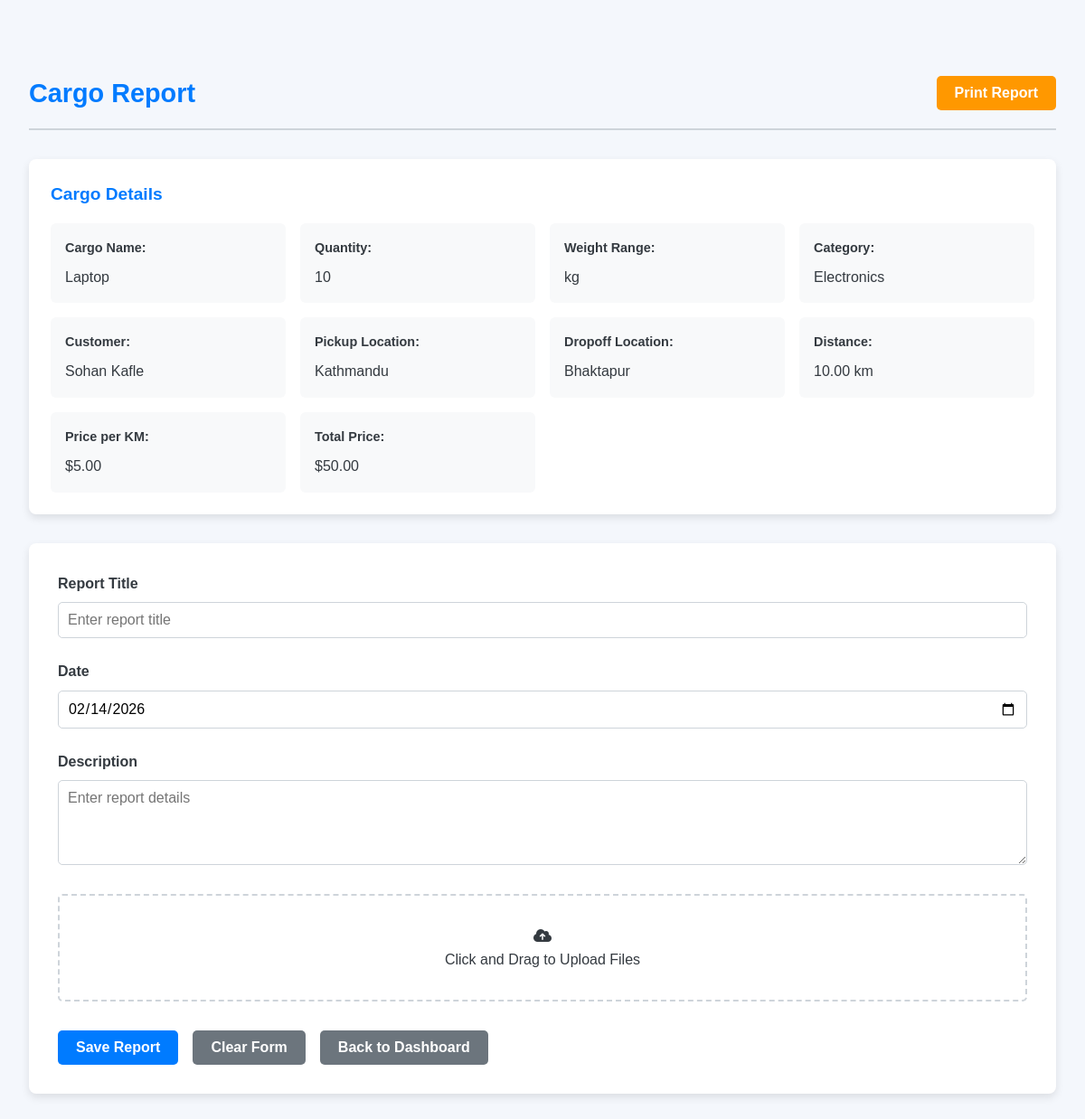
/report.php?id=1 (signed in), run on the app's committed database.
### tables this page shows
CREATE TABLE cargo_items (
    cargo_id INT AUTO_INCREMENT PRIMARY KEY,
    name VARCHAR(255) NOT NULL,
    quantity INT NOT NULL,
    price DECIMAL(10, 2) NOT NULL,
    category_id INT NOT NULL,
    customer_id INT NOT NULL,
    pickup_location_id INT NOT NULL,
    dropoff_location_id INT NOT NULL,
    distance DECIMAL(10, 2) NOT NULL,
    price_per_km DECIMAL(10, 2) NOT NULL,
    total_price DECIMAL(10, 2) GENERATED ALWAYS AS (distance * price_per_km) STORED,
    user_id INT NOT NULL,
    created_at TIMESTAMP DEFAULT CURRENT_TIMESTAMP,
    FOREIGN KEY (category_id) REFERENCES categories(category_id),
    FOREIGN KEY (customer_id) REFERENCES customers(customer_id),
    FOREIGN KEY (pickup_location_id) REFERENCES locations(location_id),
    FOREIGN KEY (dropoff_location_id) REFERENCES locations(location_id),
    FOREIGN KEY (user_id) REFERENCES users(user_id)
);

CREATE TABLE categories (
    category_id INT AUTO_INCREMENT PRIMARY KEY,
    category_name VARCHAR(100) NOT NULL UNIQUE
);

CREATE TABLE customers (
    customer_id INT AUTO_INCREMENT PRIMARY KEY,
    name VARCHAR(100) NOT NULL,
    address TEXT NOT NULL
);

CREATE TABLE locations (
    location_id INT AUTO_INCREMENT PRIMARY KEY,
    location_name VARCHAR(255) NOT NULL UNIQUE
);

### report.php (the view, shortened to what this page needs)
<?php
require_once 'config.php';
$cargo_id = isset($_GET['id']) ? (int)$_GET['id'] : 0;
$cargo_query = "SELECT
    c.cargo_id,
    c.name,
    c.quantity,
    c.weight_range,
    cat.category_name,
    cust.name AS customer_name,
    l1.location_name AS pickup_location,
    l2.location_name AS dropoff_location,
    c.distance,
    c.price_per_km,
    c.total_price,
    c.created_at
FROM cargo_items c
JOIN categories cat ON c.category_id = cat.category_id
JOIN customers cust ON c.customer_id = cust.customer_id
JOIN locations l1 ON c.pickup_location_id = l1.location_id
JOIN locations l2 ON c.dropoff_location_id = l2.location_id
WHERE c.cargo_id = ?";
$stmt = mysqli_prepare($conn, $cargo_query);
mysqli_stmt_bind_param($stmt, "i", $cargo_id);
if (!mysqli_stmt_execute($stmt)) {
    die("Error executing statement: " . mysqli_stmt_error($stmt));
}
$result = mysqli_stmt_get_result($stmt);
$cargo = mysqli_fetch_assoc($result);
?>
<!DOCTYPE html>
<html lang="en">
<head>
    <link rel="stylesheet" href="https://cdnjs.cloudflare.com/ajax/libs/font-awesome/6.0.0/css/all.min.css">
</head>
<body>
    <div class="container">
        <div class="section-header">
            <h2 class="section-title">Cargo Report</h2>
            <button class="btn btn-print" onclick="printReport()">Print Report</button>
        </div>
        <?php if ($cargo): ?>
        <div class="cargo-details">
            <h3>Cargo Details</h3>
            <div class="details-grid">
                <div class="detail-item">
                    <label>Cargo Name:</label>
                    <span><?php echo htmlspecialchars($cargo['name']); ?></span>
                </div>
                <div class="detail-item">
                    <label>Quantity:</label>
                    <span><?php echo htmlspecialchars($cargo['quantity']); ?></span>
                </div>
                <div class="detail-item">
                    <label>Weight Range:</label>
                    <span><?php echo htmlspecialchars($cargo['weight_range']); ?> kg</span>
                </div>
                <div class="detail-item">
                    <label>Category:</label>
                    <span><?php echo htmlspecialchars($cargo['category_name']); ?></span>
                </div>
                <div class="detail-item">
                    <label>Customer:</label>
                    <span><?php echo htmlspecialchars($cargo['customer_name']); ?></span>
                </div>
                <div class="detail-item">
                    <label>Pickup Location:</label>
                    <span><?php echo htmlspecialchars($cargo['pickup_location']); ?></span>
                </div>
                <div class="detail-item">
                    <label>Dropoff Location:</label>
                    <span><?php echo htmlspecialchars($cargo['dropoff_location']); ?></span>
                </div>
                <div class="detail-item">
                    <label>Distance:</label>
                    <span><?php echo htmlspecialchars($cargo['distance']); ?> km</span>
                </div>
                <div class="detail-item">
                    <label>Price per KM:</label>
                    <span>$<?php echo htmlspecialchars(number_format($cargo['price_per_km'], 2)); ?></span>
                </div>
                <div class="detail-item">
                    <label>Total Price:</label>
                    <span>$<?php echo htmlspecialchars(number_format($cargo['total_price'], 2)); ?></span>
                </div>
            </div>
        </div>
        <?php endif; ?>
        <div class="report-form">
            <form id="reportForm" action="process_report.php" method="POST" onsubmit="return validateForm()">
                <div class="form-group">
                    <label class="form-label">Report Title</label>
                    <input type="text" class="form-control" name="title" placeholder="Enter report title" required>
                </div>
                <div class="form-group">
                    <label class="form-label">Date</label>
                    <input type="date" class="form-control" name="date" required>
                </div>
                <div class="form-group">
                    <label class="form-label">Description</label>
                    <textarea class="form-control" name="description" rows="4" placeholder="Enter report details" required></textarea>
                </div>
                <div class="attachment-area no-print" onclick="document.getElementById('fileInput').click()">
                    <i class="fas fa-cloud-upload-alt"></i>
                    <p>Click and Drag to Upload Files</p>
                </div>
                <div class="btn-group no-print">
                    <button type="submit" class="btn btn-primary">Save Report</button>
                    <button type="button" class="btn btn-secondary" onclick="clearForm()">Clear Form</button>
                    <button type="button" class="btn btn-secondary" onclick="goToDashboard()">Back to Dashboard</button>
                </div>
            </form>
        </div>
    </div>
</body>
</html>

### report.php (style rules this page uses)
:root { --primary-color: #007bff; --secondary-color: #ff9800; --background-color: #f4f7fc; --text-color: #343a40; --border-color: #ced4da; --box-shadow: 0 4px 10px rgba(0, 0, 0, 0.1); --transition-speed: 0.3s; }
* { margin: 0; padding: 0; box-sizing: border-box; font-family: 'Poppins', sans-serif; }
body { background-color: var(--background-color); color: var(--text-color); line-height: 1.6; }
.container { max-width: 1200px; margin: 3rem auto; padding: 2rem; }
.cargo-details { background: white; border-radius: 8px; padding: 1.5rem; margin-bottom: 2rem; box-shadow: var(--box-shadow); }
.cargo-details h3 { color: var(--primary-color); margin-bottom: 1rem; font-size: 1.2rem; }
.details-grid { display: grid; grid-template-columns: repeat(auto-fit, minmax(250px, 1fr)); gap: 1rem; }
.detail-item { display: flex; flex-direction: column; gap: 0.5rem; padding: 1rem; background: #f8f9fa; border-radius: 6px; }
.detail-item label { font-weight: 600; color: var(--text-color); font-size: 0.9rem; }
.detail-item span { color: var(--text-color); font-size: 1rem; }
.section-header { display: flex; justify-content: space-between; align-items: center; margin-bottom: 2rem; padding-bottom: 1rem; border-bottom: 2px solid var(--border-color); }
.section-title { font-size: 1.8rem; color: var(--primary-color); font-weight: bold; }
.report-form { background: white; padding: 2rem; border-radius: 8px; box-shadow: var(--box-shadow); }
.form-group { margin-bottom: 1.5rem; }
.form-label { display: block; margin-bottom: 0.5rem; font-weight: 600; color: var(--text-color); }
.form-control { width: 100%; padding: 10px; border: 1px solid var(--border-color); border-radius: 5px; font-size: 1rem; transition: var(--transition-speed); }
.btn-group { display: flex; gap: 1rem; margin-top: 2rem; }
.btn { padding: 10px 20px; border-radius: 5px; font-size: 1rem; font-weight: 600; cursor: pointer; transition: var(--transition-speed); border: none; outline: none; }
.btn-primary { background: var(--primary-color); color: white; }
.btn-secondary { background: #6c757d; color: white; }
.btn-print { background: var(--secondary-color); color: white; }
.attachment-area { border: 2px dashed var(--border-color); border-radius: 5px; padding: 2rem; text-align: center; cursor: pointer; transition: var(--transition-speed); margin-bottom: 1.5rem; }

### data on the page
cargo_items: name "Laptop", quantity "10", category.category_name "Electronics", customer.name "Sohan Kafle", pickup_location.location_name "Kathmandu", dropoff_location.location_name "Bhaktapur", distance "10.00", price_per_km "5.00", total_price "50.00"
